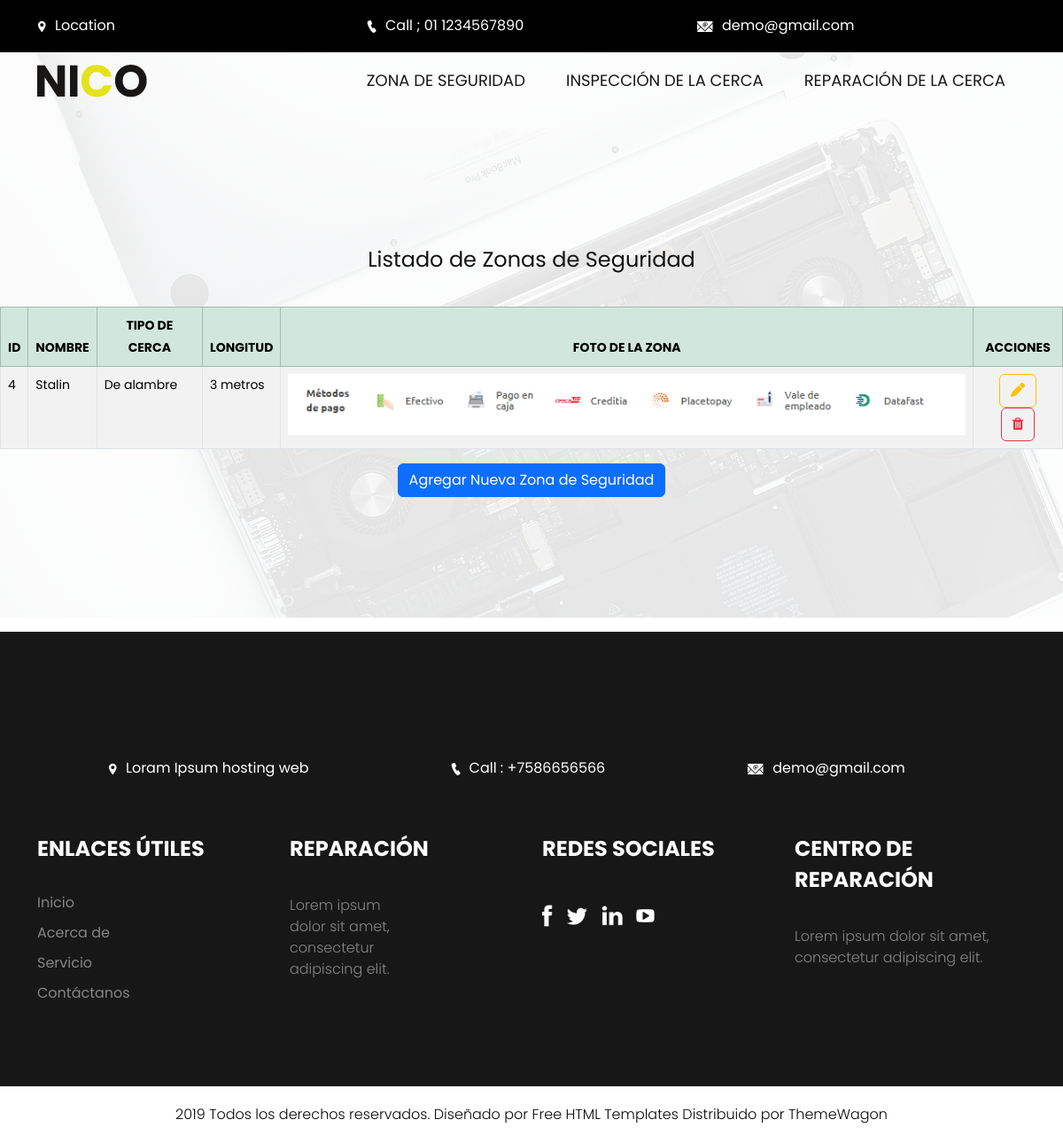
/inicio, run on the app's committed database.
### Aplicaciones/zonaSeguridad/models.py (models this page shows, shortened)
class zonaSeguridad(models.Model):
    id = models.AutoField(primary_key=True)
    nombre = models.CharField(max_length=100)
    tipoCerca = models.CharField(max_length=100)
    longitud = models.CharField(max_length=100)
    logo=models.FileField(upload_to='cargos', null=True, blank=True)

### Aplicaciones/zonaSeguridad/views.py (the view)
# urls.py: path('inicio',views.inicio,name='inicio'),
def inicio(request):
    listadoZona = zonaSeguridad.objects.all()
    return render(request, "inicio.html", {'Seguridad': listadoZona})

### Aplicaciones/zonaSeguridad/templates/inicio.html (shortened to what this page needs)
{% extends './plantilla.html' %}
{% load static %}
{% block contenido %}
<br><br><br><br><br><br>
<h1 class="text-center">Listado de Zonas de Seguridad</h1>
<br>
<table class="table table-bordered table-striped table-hover" id="tbl_zonas">
    <thead class="table-success text-center">
        <tr>
            <th>ID</th>
            <th>NOMBRE</th>
            <th>TIPO DE CERCA</th>
            <th>LONGITUD</th>
            <th>FOTO DE LA ZONA</th>
            <th>ACCIONES</th>
        </tr>
    </thead>
    <tbody>
        {% for cargoZonas in Seguridad %}
            <tr>
                <td>{{ cargoZonas.id }}</td>
                <td>{{ cargoZonas.nombre }}</td>
                <td>{{ cargoZonas.tipoCerca }}</td>
                <td>{{ cargoZonas.longitud }}</td>
                <td class="text-center">
                    {% if cargoZonas.logo %}
                        <img src="{{ cargoZonas.logo.url }}" height="20px" alt="Logo Zona">
                    {% else %}
                        Ninguna Imagen Subida
                    {% endif %}
                </td>
                <td class="text-center">
                    <a href="editarZona/{{ cargoZonas.id }}" class="btn btn-outline-warning">
                        <i class="fa fa-pen"></i>
                    </a>
                    <a href="#" onclick="eliminarZona('{{ cargoZonas.id }}')" class="btn btn-outline-danger">
                        <i class="fa fa-trash"></i>
                    </a>
                </td>
            </tr>
        {% endfor %}
    </tbody>
</table>
<div class="text-center">
    <a href="nuevaZona" class="btn btn-primary">Agregar Nueva Zona de Seguridad</a>
</div>
<br><br><br><br><br><br>
{% endblock %}

### manteSJ/static/Plantilla/nico/css/style.css (style rules this page uses)
* { box-sizing: border-box !important; transition: ease all 0.5s; }
html { scroll-behavior: smooth; }
body { color: #666666; font-size: 14px; font-family:Poppins; line-height: 1.80857; font-weight: normal; overflow-x: hidden; }
a { color: #1f1f1f; text-decoration: none !important; outline: none !important; -webkit-transition: all .3s ease-in-out; -moz-transition: all .3s ease-in-out; -ms-transition: all .3s ease-in-out; -o-transition: all .3s ease-in-out; transition: all .3s ease-in-out; }
h1, h2, h3, h4, h5, h6 { letter-spacing: 0; font-weight: normal; position: relative; padding: 0 0 10px 0; font-weight: normal; line-height: normal; color: #111111; margin: 0 }
h1 { font-size: 24px }
*, *::after, *::before { -webkit-box-sizing: border-box; -moz-box-sizing: border-box; box-sizing: border-box; }
a { color: #222222; text-decoration: none; outline: none !important; }
a, .btn { text-decoration: none !important; outline: none !important; -webkit-transition: all .3s ease-in-out; -moz-transition: all .3s ease-in-out; -ms-transition: all .3s ease-in-out; -o-transition: all .3s ease-in-out; transition: all .3s ease-in-out; }
img { max-width: 100%; height: auto; }

### data on the page
zonaSeguridad: id "4", nombre "Stalin", tipoCerca "De alambre", longitud "3 metros", logo (picture)
